Frame 1 (no input): blank canvas, image omitted
Frame 60 (no input): blank canvas, image omitted
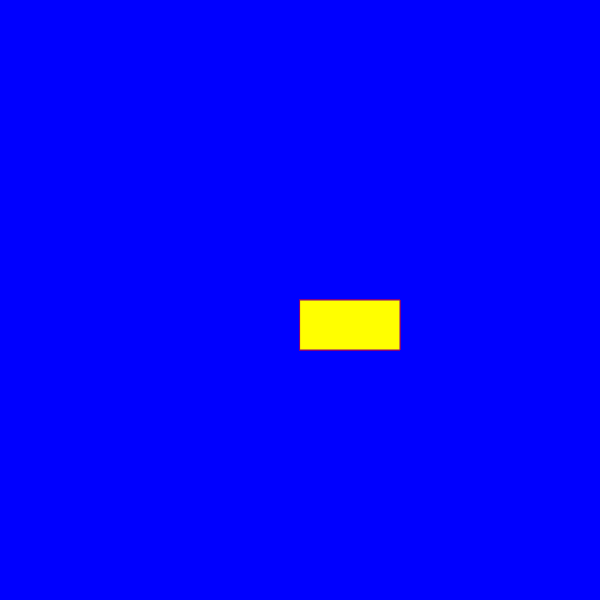
Frame 120 (the mouse pressed at the canvas centre since frame 60)

The p5.js sketch whose frames 1 and 60 were blank and that drew this single picture after the mouse press (run headless with seeded random() and noise() and a simulated clock; from frame 60 on, the mouse is pressed at the canvas centre):

// p5.js sketch
// ── sketch.js
function setup() {
    createCanvas(600, 600);
   background("blue");}
  
  function draw() {
   
    stroke("purple");
    fill("yellow");
  
    //console.log(mouseIsPressed);
    if (mouseIsPressed) {
      rect(mouseX, mouseY, 100, 50);
    }
  }  
